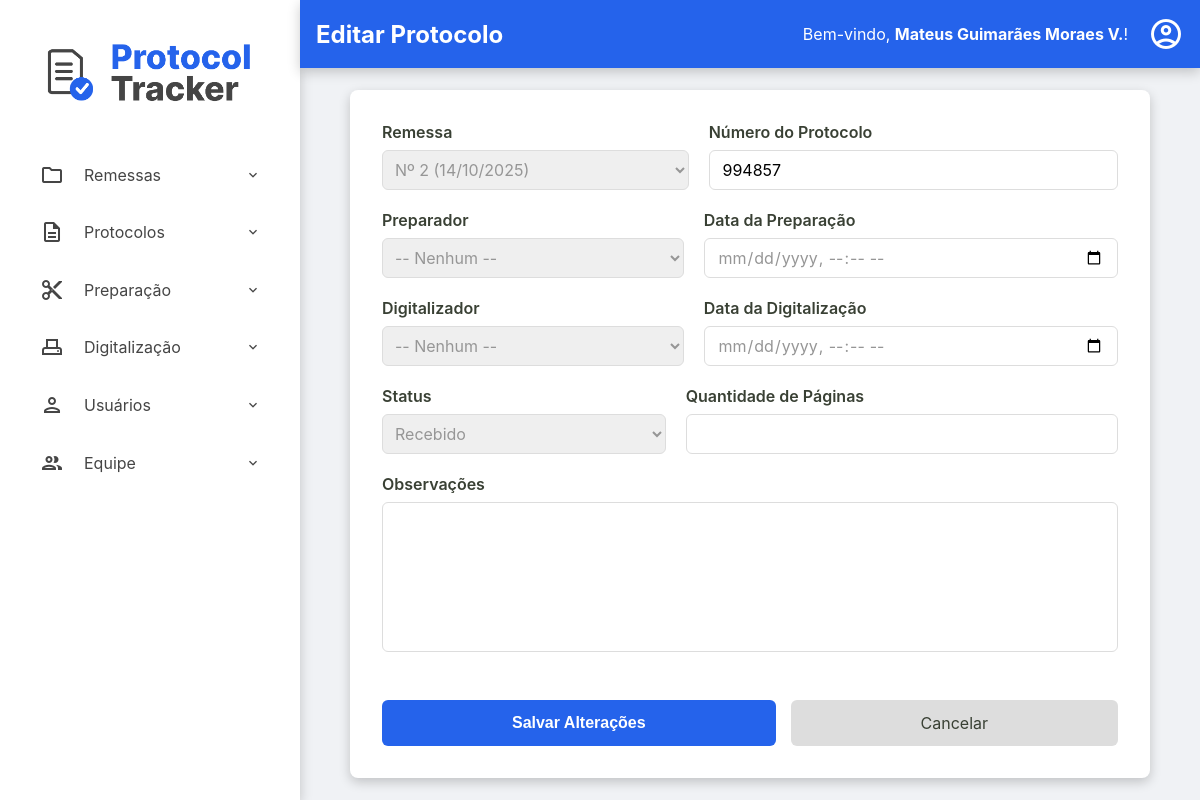
The app's page /admin/remessas/editar-protocolo?id=873aa439-4ec4-475b-bd41-3b966ffd498a (signed in), older data.
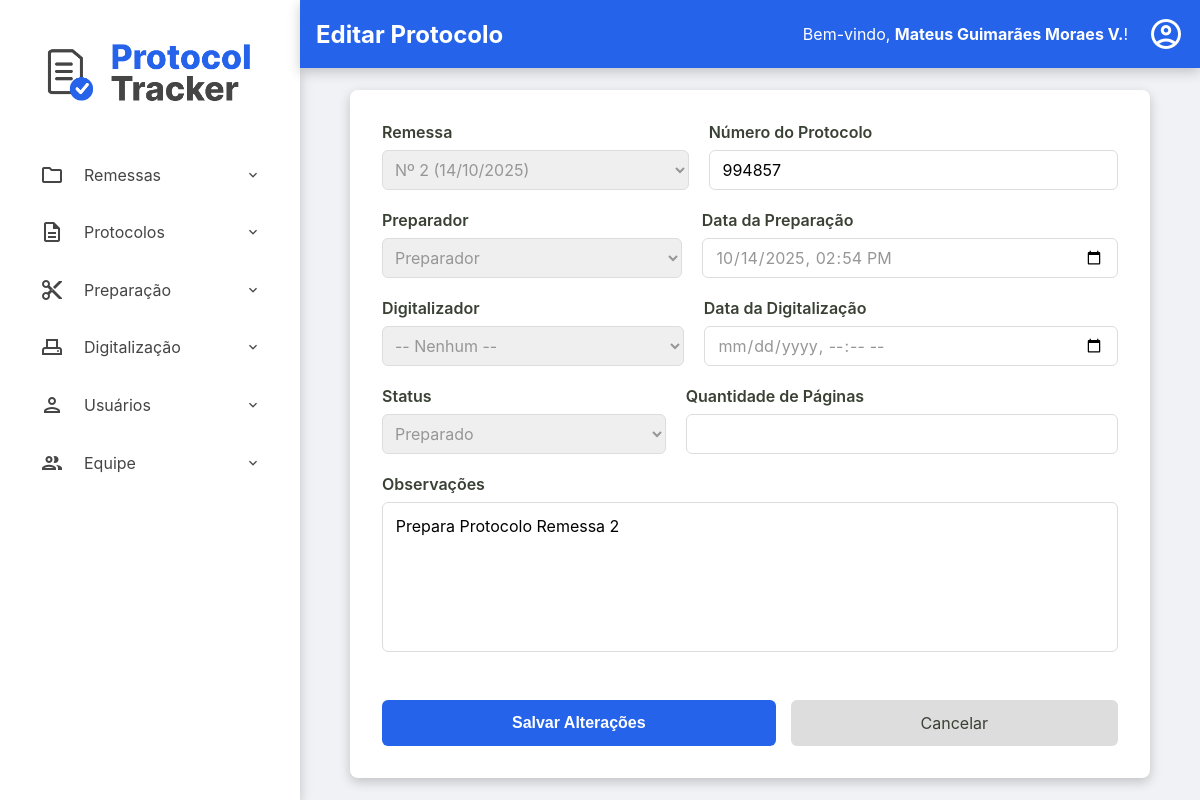
The same page, newer data.
### tables this page shows
CREATE TABLE protocolos (
    id TEXT PRIMARY KEY,
    id_remessa TEXT NOT NULL,
    numero_protocolo TEXT NOT NULL UNIQUE,
    data_preparacao TEXT NULL,
    id_preparador INTEGER NULL,
    data_digitalizacao TEXT NULL,
    id_digitalizador INTEGER NULL,
    status TEXT NOT NULL DEFAULT 'RECEBIDO',
    quantidade_paginas INTEGER NULL CHECK (quantidade_paginas >= 0),
    observacoes TEXT NULL,
    FOREIGN KEY (id_remessa) REFERENCES remessas (id),
    FOREIGN KEY (id_preparador) REFERENCES usuarios (id),
    FOREIGN KEY (id_digitalizador) REFERENCES usuarios (id)
  );

CREATE TABLE usuarios (
    id INTEGER PRIMARY KEY AUTOINCREMENT,
    nome TEXT NOT NULL,
    email TEXT NOT NULL UNIQUE,
    cpf TEXT NOT NULL UNIQUE,
    hash_senha TEXT NOT NULL,
    permissao TEXT NOT NULL,
    data_criacao TEXT NOT NULL DEFAULT CURRENT_TIMESTAMP,
    status INTEGER NOT NULL DEFAULT 1
  );

### src/Controller/Admin/RemessaController.php (called while the page is built, shortened)
<?php
class RemessaController
{
    public function exibirEditarProtocolo()
    {
        try {
            $id_protocolo = $_GET['id'] ?? null;
            $protocolo = $this->protocoloRepository->findById($id_protocolo);
            $listaDeRemessas = $this->remessaRepository->all();
            $listaDePreparadores = $this->usuarioRepository->allByPermissao('preparador');
            require __DIR__ . '/../../../templates/admin/editar-protocolo.php';
        } catch (Exception $e) {
            $this->home($e->getMessage());
        }
    }
}

### src/Repository/RemessaRepository.php (called while the page is built, shortened)
<?php
class RemessaRepository implements RemessaRepositoryInterface
{
    private PDO $connection;
    public function __construct(PDO $connection)
    {
        $this->connection = $connection;
    }
    public function all(): array
    {
        $sqlQuery = "SELECT * FROM remessas ORDER BY data_recebimento DESC;";
        $stmt = $this->connection->query($sqlQuery);
        return $this->hidrataLista($stmt);
    }
    private function hidrataLista(PDOStatement $stmt): array
    {
        $listaDeRemessas = [];
        while($dadosRemessa = $stmt->fetch()){
            $listaDeRemessas[] = Remessa::fromArray($dadosRemessa);
        }
        return $listaDeRemessas;
    }
}

### src/Model/Remessa.php (called while the page is built, shortened)
<?php
class Remessa {
    public function getId(): string { return $this->id; }
    public function getNumeroRemessa(): int { return $this->numero_remessa; }
    public static function fromArray(array $array): self
    {
        try {
            $data_recebimento = new DateTimeImmutable($array['data_recebimento']);
            $data_entrega = isset($array['data_entrega']) ? new DateTimeImmutable($array['data_entrega']) : null;
        } catch (Exception $e) {
            throw new Exception("Falha ao criar data");
        }
        return new self(
            $array['id'],
            (int) $array['numero_remessa'] ?? null,
            $data_recebimento,
            $data_entrega,
            $array['status'],
            isset($array['quantidade_protocolos']) ? (int)$array['quantidade_protocolos'] : null,
            (int)$array['id_administrador'],
            $array['observacoes'] ?? null
        );
    }
}

### src/Repository/ProtocoloRepository.php (called while the page is built, shortened)
<?php
class ProtocoloRepository implements ProtocoloRepositoryInterface
{
    private PDO $connection;
    public function __construct(PDO $connection)
    {
        $this->connection = $connection;
    }
    public function findById(string $id): ?Protocolo
    {
        $sqlQuery = "SELECT * FROM protocolos WHERE id = :id;";
        $stmt = $this->connection->prepare($sqlQuery);
        $stmt->bindValue(':id', $id);
        $stmt->execute();
        $dadosProtocolo = $stmt->fetch();
        return Protocolo::fromArray($dadosProtocolo);
    }
}

### src/Model/Protocolo.php (called while the page is built, shortened)
<?php
class Protocolo {
    public function getIdRemessa(): string { return $this->id_remessa; }
    public function getNumeroProtocolo(): string { return $this->numero_protocolo; }
    public function getDataPreparacao(): ?DateTimeImmutable { return $this->data_preparacao; }
    public function getIdPreparador(): ?int { return $this->id_preparador; }
    public function getDataDigitalizacao(): ?DateTimeImmutable { return $this->data_digitalizacao; }
    public function getStatus(): string { return $this->status; }
    public function getQuantidadePaginas(): ?int { return $this->quantidade_paginas; }
    public function getObservacoes(): ?string { return $this->observacoes; }
    public static function fromArray(array $array): self
    {
        try {
            $data_preparacao = isset($array['data_preparacao']) ? new DateTimeImmutable($array['data_preparacao']) :  null;
            $data_digitalizacao = isset($array['data_digitalizacao']) ? new DateTimeImmutable($array['data_digitalizacao']) :  null;
        } catch (Exception $e) {
            throw new Exception("Falha ao criar data");
        }
        return new self(
            $array['id'],
            $array['id_remessa'],
            $array['numero_protocolo'],
            $data_preparacao,
            isset($array['id_preparador']) ? (int) $array['id_preparador'] : null,
            $data_digitalizacao,
            isset($array['id_digitalizador']) ? (int) $array['id_digitalizador'] : null,
            $array['status'],
            isset($array['quantidade_paginas']) ? (int) $array['quantidade_paginas'] : null,
            $array['observacoes'] ?? null,
        );
    }
}

### src/Repository/UsuarioRepository.php (called while the page is built, shortened)
<?php
class UsuarioRepository implements UsuarioRepositoryInterface
{
    private PDO $connection;
    public function __construct(PDO $connection)
    {
        $this->connection = $connection;
    }
    public function allByPermissao(string $permissao): array
    {
        $sqlQuery = "SELECT * FROM usuarios WHERE permissao = :permissao";
        $stmt = $this->connection->prepare($sqlQuery);
        $stmt->bindValue(':permissao', $permissao);
        $stmt->execute();
        return $this->hidrataLista($stmt);
    }
    private function hidrataLista(PDOStatement $stmt): array
    {
        $listaDeUsuarios = [];
        while($dadosUsuario = $stmt->fetch()){
            $listaDeUsuarios[] = Usuario::fromArray($dadosUsuario);
        }
        return $listaDeUsuarios;
    }
}

### src/Model/Usuario.php (called while the page is built, shortened)
<?php
class Usuario {
    public function getId(): ?int { return $this->id; }
    public function getNome(): string { return $this->nome; }
    public static function fromArray(array $array): self
    {
        try {
            $data_criacao = isset($array['data_criacao']) ? new DateTimeImmutable($array['data_criacao']) : null;
        } catch (Exception $e) {
            throw new Exception("Falha ao criar data");
        }
        return new self(
            (int) $array['id'],
            $array['nome'],
            $array['email'],
            $array['cpf'],
            $array['hash_senha'],
            $array['permissao'],
            $data_criacao,
            (bool) $array['status']
        );
    }
}

### templates/admin/editar-protocolo.php (the view, shortened to what the changed rows need)
<?php require __DIR__ . '/../components/_header.php'; ?>
    <form action="/admin/remessas/editar-protocolo" method="post" class="protocolo-form">
        <div class="form-row">
            <div class="form-group">
                <label for="id_remessa">Remessa</label>
                <select id="id_remessa" name="id_remessa" required>
                    <?php foreach ($listaDeRemessas as $remessa): ?>
                        <option
                            value="<?= htmlspecialchars($remessa->getId()) ?>"
                            <?= ($protocolo->getIdRemessa() === $remessa->getId()) ? 'selected' : '' ?>>
                            Nº <?= htmlspecialchars($remessa->getNumeroRemessa()) ?> (<?= $remessa->getDataRecebimento()->format('d/m/Y') ?>)
                        </option>
                    <?php endforeach; ?>
                </select>
            </div>
            <div class="form-group">
                <label for="numero_protocolo">Número do Protocolo</label>
                <input type="text" id="numero_protocolo" name="numero_protocolo" required maxlength="6" pattern="\d{6}" value="<?= htmlspecialchars($protocolo->getNumeroProtocolo()) ?>">
            </div>
        </div>
        <div class="form-row">
            <div class="form-group">
                <label for="id_preparador">Preparador</label>
                <select id="id_preparador" name="id_preparador">
                    <option value="">-- Nenhum --</option>
                    <?php foreach ($listaDePreparadores as $preparador): ?>
                        <option
                            value="<?= htmlspecialchars($preparador->getId()) ?>"
                            <?= ($protocolo->getIdPreparador() === $preparador->getId()) ? 'selected' : '' ?>>
                            <?= htmlspecialchars($preparador->getNome()) ?>
                        </option>
                    <?php endforeach; ?>
                </select>
            </div>
            <div class="form-group">
                <label for="data_preparacao">Data da Preparação</label>
                <input type="datetime-local" id="data_preparacao" name="data_preparacao" value="<?= $protocolo->getDataPreparacao() ? $protocolo->getDataPreparacao()->format('Y-m-d\TH:i') : '' ?>">
            </div>
        </div>
        <div class="form-row">
            <div class="form-group">
                <label for="id_digitalizador">Digitalizador</label>
                <select id="id_digitalizador" name="id_digitalizador">
                    <option value="">-- Nenhum --</option>
                </select>
            </div>
            <div class="form-group">
                <label for="data_digitalizacao">Data da Digitalização</label>
                <input type="datetime-local" id="data_digitalizacao" name="data_digitalizacao" value="<?= $protocolo->getDataDigitalizacao() ? $protocolo->getDataDigitalizacao()->format('Y-m-d\TH:i') : '' ?>">
            </div>
        </div>
        <div class="form-row">
            <div class="form-group">
                <label for="status">Status</label>
                <select id="status" name="status" required>
                    <option value="RECEBIDO" <?= ($protocolo->getStatus() === 'RECEBIDO') ? 'selected' : '' ?>>Recebido</option>
                    <option value="PREPARADO" <?= ($protocolo->getStatus() === 'PREPARADO') ? 'selected' : '' ?>>Preparado</option>
                </select>
            </div>
            <div class="form-group">
                <label for="quantidade_paginas">Quantidade de Páginas</label>
                <input type="number" id="quantidade_paginas" name="quantidade_paginas" min="0" value="<?= htmlspecialchars($protocolo->getQuantidadePaginas() ?? '') ?>">
            </div>
        </div>
        <div class="form-group">
            <label for="observacoes">Observações</label>
            <textarea id="observacoes" name="observacoes" rows="3"><?= htmlspecialchars($protocolo->getObservacoes() ?? '') ?></textarea>
        </div>
        <div class="form-actions-edit">
            <button type="submit" class="btn-salvar">Salvar Alterações</button>
            <a href="/admin/remessas/protocolos?id=<?= htmlspecialchars($protocolo->getIdRemessa()) ?>" class="btn-cancelar">Cancelar</a>
        </div>
    </form>
<?php require __DIR__ . '/../components/_footer.php'; ?>

Row changes from the older to the newer data that the page shows:
changed protocolos: id_preparador (not shown) → "Preparador"; status "Recebido" → "Preparado"; observacoes (not shown) → "Prepara Protocolo Remessa 2"
Text that changed along with them:
form field data_preparacao: (not shown) → "10/14/2025 14:54"
form field id_preparador: "-- Nenhum --" → (not shown)
